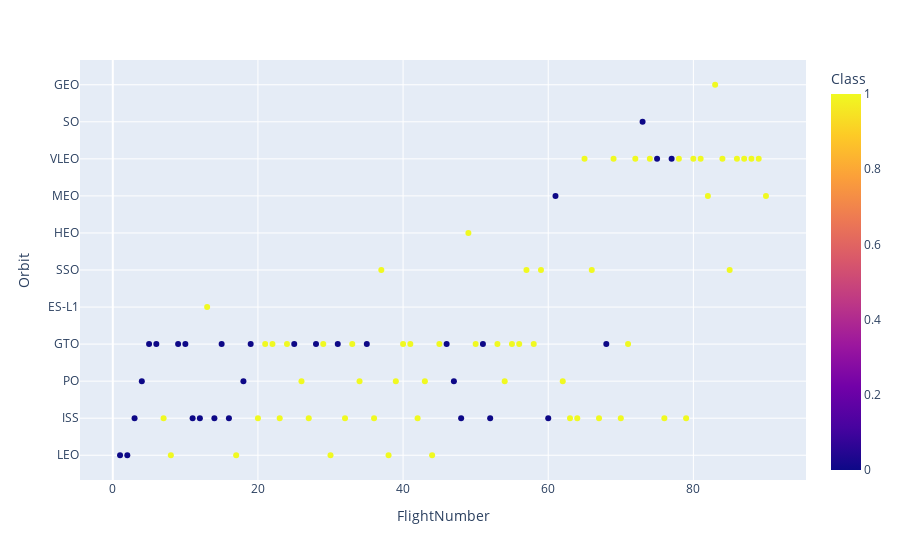

Notebook cell for this chart:
### Code cell
fig5=px.scatter(df, x='FlightNumber', y='Orbit', color='Class')
fig5.show()

### Figure 1 — Plotly figure (JSON) as saved in the notebook; plotly's stock layout.template omitted (floating-point values rounded to 4 significant figures)
{"data": [{"hovertemplate": "FlightNumber=%{x}<br>Orbit=%{y}<br>Class=%{marker.color}<extra></extra>", "legendgroup": "", "marker": {"color": [0, 0, 0, 0, 0, 0, 1, 1, 0, 0, 0, 0, 1, 0, 0, 0, 1, 0, 0, 1, 1, 1, 1, 1, 0, 1, 1, 0, 1, 1, 0, 1, 1, 1, 0, 1, 1, 1, 1, 1, 1, 1, 1, 1, 1, 0, 0, 0, 1, 1, 0, 0, 1, 1, 1, 1, 1, 1, 1, 0, 0, 1, 1, 1, 1, 1, 1, 0, 1, 1, 1, 1, 0, 1, 0, 1, 0, 1, 1, 1, 1, 1, 1, 1, 1, 1, 1, 1, 1, 1], "coloraxis": "coloraxis", "symbol": "circle"}, "mode": "markers", "name": "", "orientation": "h", "showlegend": false, "type": "scatter", "x": [1, 2, 3, 4, 5, 6, 7, 8, 9, 10, 11, 12, 13, 14, 15, 16, 17, 18, 19, 20, 21, 22, 23, 24, 25, 26, 27, 28, 29, 30, 31, 32, 33, 34, 35, 36, 37, 38, 39, 40, 41, 42, 43, 44, 45, 46, 47, 48, 49, 50, 51, 52, 53, 54, 55, 56, 57, 58, 59, 60, 61, 62, 63, 64, 65, 66, 67, 68, 69, 70, 71, 72, 73, 74, 75, 76, 77, 78, 79, 80, 81, 82, 83, 84, 85, 86, 87, 88, 89, 90], "xaxis": "x", "y": ["LEO", "LEO", "ISS", "PO", "GTO", "GTO", "ISS", "LEO", "GTO", "GTO", "ISS", "ISS", "ES-L1", "ISS", "GTO", "ISS", "LEO", "PO", "GTO", "ISS", "GTO", "GTO", "ISS", "GTO", "GTO", "PO", "ISS", "GTO", "GTO", "LEO", "GTO", "ISS", "GTO", "PO", "GTO", "ISS", "SSO", "LEO", "PO", "GTO", "GTO", "ISS", "PO", "LEO", "GTO", "GTO", "PO", "ISS", "HEO", "GTO", "GTO", "ISS", "GTO", "PO", "GTO", "GTO", "SSO", "GTO", "SSO", "ISS", "MEO", "PO", "ISS", "ISS", "VLEO", "SSO", "ISS", "GTO", "VLEO", "ISS", "GTO", "VLEO", "SO", "VLEO", "VLEO", "ISS", "VLEO", "VLEO", "ISS", "VLEO", "VLEO", "MEO", "GEO", "VLEO", "SSO", "VLEO", "VLEO", "VLEO", "VLEO", "MEO"], "yaxis": "y"}], "layout": {"autosize": true, "coloraxis": {"colorbar": {"title": {"text": "Class"}}, "colorscale": [[0, "#0d0887"], [0.1111, "#46039f"], [0.2222, "#7201a8"], [0.3333, "#9c179e"], [0.4444, "#bd3786"], [0.5556, "#d8576b"], [0.6667, "#ed7953"], [0.7778, "#fb9f3a"], [0.8889, "#fdca26"], [1, "#f0f921"]]}, "legend": {"tracegroupgap": 0}, "margin": {"t": 60}, "xaxis": {"anchor": "y", "autorange": true, "domain": [0, 1], "range": [-4.504, 95.5], "title": {"text": "FlightNumber"}, "type": "linear"}, "yaxis": {"anchor": "x", "autorange": true, "domain": [0, 1], "range": [-0.709, 10.71], "title": {"text": "Orbit"}, "type": "category"}}}
